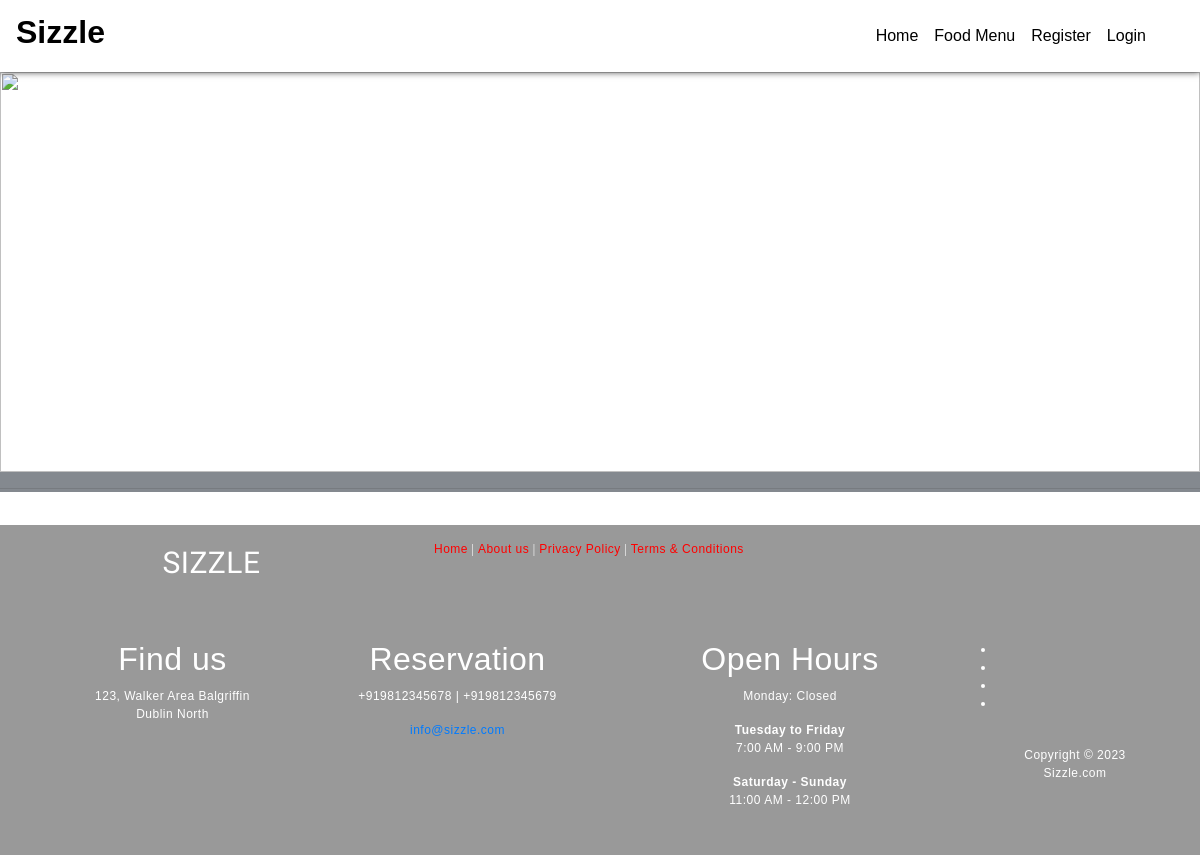
The app's page /allfood, older data.
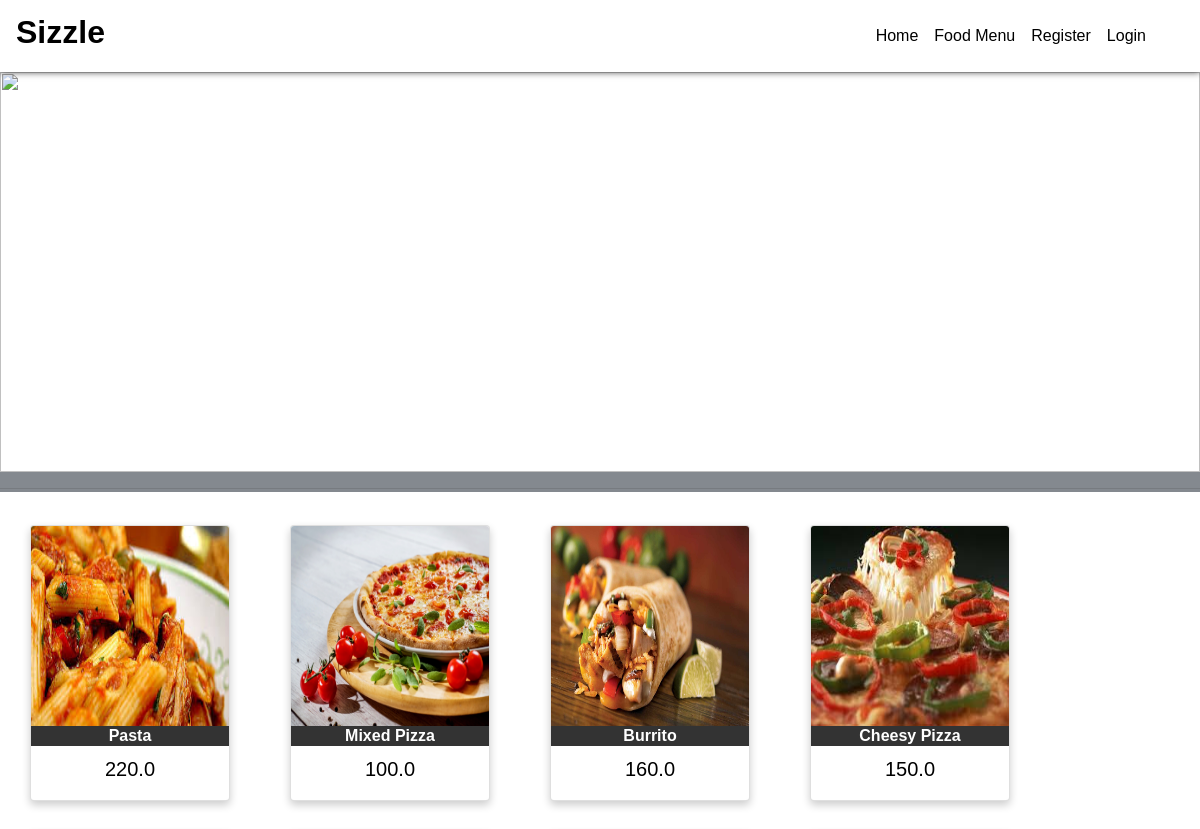
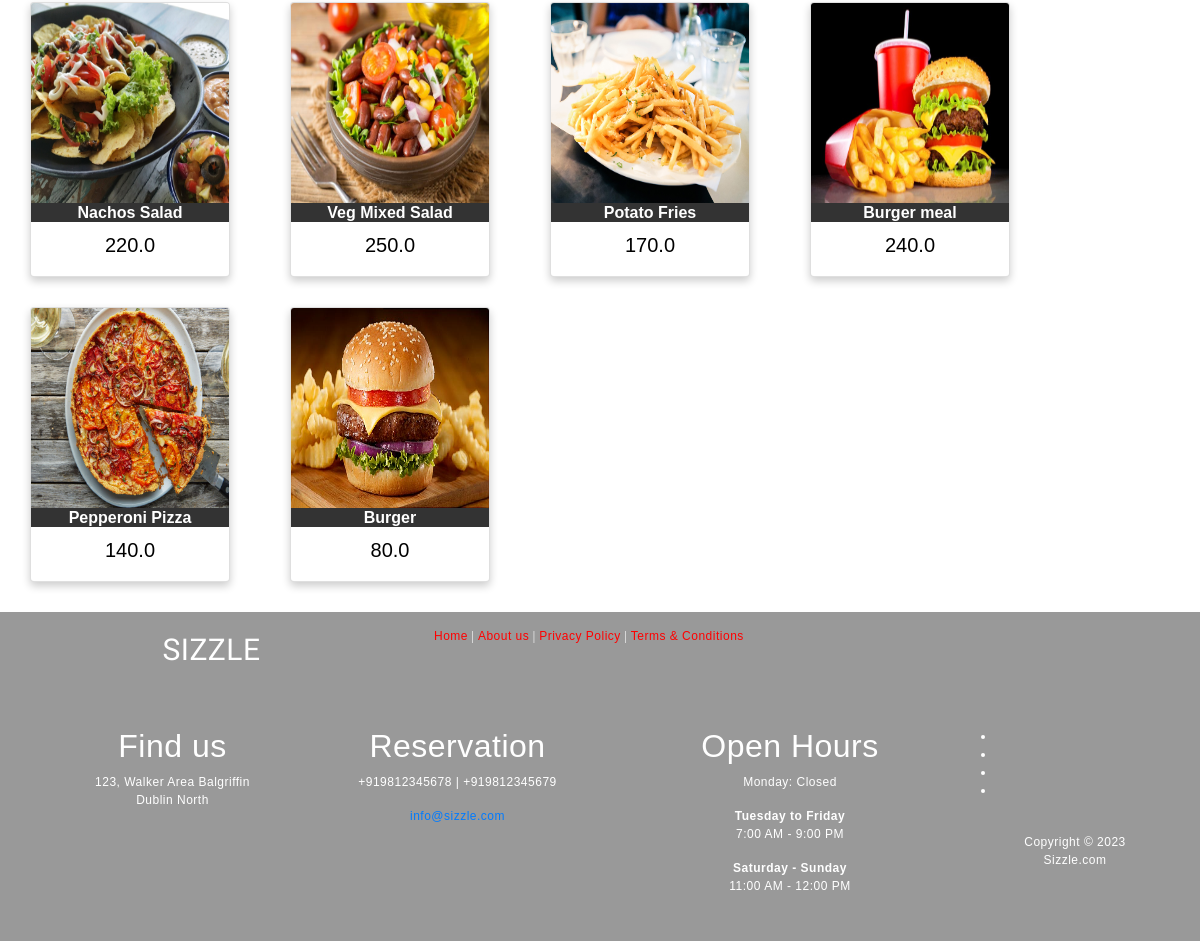
The same page, newer data (2 pictures, top to bottom).
### Foodapp/models.py (models this page shows)
class Food(models.Model):
    FoodId = models.AutoField(primary_key=True)
    FoodName = models.CharField(max_length=30)
    FoodCat = models.CharField(max_length=30)
    FoodPrice = models.FloatField(max_length=15)
    FoodImage = models.ImageField(upload_to='media', default='')
    class Meta:
        db_table = "FP_Food"

### Foodapp/views.py (the view)
# urls.py: path('allfood', views.showfood),
def showfood(request):
    foods = Food.objects.all()
    return render(request, 'foodlist.html', {'foodlist': foods})

### Templates/Foodapp/foodlist.html (shortened to what this page needs)
<!DOCTYPE html>
<html lang="en" dir="ltr">
  <head>
	{% load static %}
    <link rel="stylesheet" type="text/css" href="{% static 'css/imperial_style.css' %}">
    <link rel="stylesheet" type="text/css" href="{% static 'css/master.css' %}">
    <link rel="stylesheet" href="path/to/font-awesome/css/font-awesome.min.css">
    <link rel="stylesheet" href="https://use.fontawesome.com/releases/v5.7.2/css/all.css">
    <link rel="stylesheet" href="https://use.fontawesome.com/releases/v5.3.1/css/all.css">
    <link rel="stylesheet" href="https://stackpath.bootstrapcdn.com/bootstrap/4.4.1/css/bootstrap.min.css">
  </head>
  <body style="background-image: none;">
    <nav class="navbar navbar-expand-lg navbar-light" style="width:100%;background-image: linear-gradient(180deg,#FFF,#FFF);box-shadow: 0px 0px 7px 0px #404040;">
      <a class="navbar-brand" href="/"><h2 style="color:black;font-family:sans-serif;font-weight:bolder;"><b>Sizzle</b></h2></a>
      <div class="collapse navbar-collapse" id="navbarSupportedContent">
        <ul class="navbar-nav" style="margin-left:auto!important;margin-right:30px;">
          <li class="nav-item active">
            <a class="nav-link" id="nav-link" href="home">Home <span class="sr-only">(current)</span></a>
          </li>
          <li class="nav-item active">
            <a class="nav-link" id="nav-link" href="allfood">Food Menu <span class="sr-only">(current)</span></a>
          </li>
          {% if request.session.CustId is None and request.session.AdminId is None %}
          <li class="nav-item active">
            <a class="nav-link" id="nav-link" href="addcustomer">Register <span class="sr-only">(current)</span></a>
          </li>
          {% endif %}
          {% if request.session.CustId is None and request.session.AdminId is None %}
          <li class="nav-item active">
            <a class="nav-link" id="nav-link" href="login">Login <span class="sr-only">(current)</span></a>
          </li>
          {% endif %}
        </ul>
      </div>
    </nav>
    <main style="width:100%;margin-top: 0;margin-bottom: 10px;background-color:#FFF;>
      <div class="" style="max-width:100%;padding-top:20px;padding-bottom:20px;">
        <img class="mySlides" src="{% static 'images/slider2.jpg' %}" height="400px" style="width:100%">
        <div class="" style="position:static;">
		<hr />
          {% for f in foodlist %}
          <div class="card">
          <img src="{{f.FoodImage.url}}" alt="" style="height: 200px;width:100%;">
          <h1>{{f.FoodName}}</h1>
          <p class="price">{{f.FoodPrice}}</p>
          </div>
          {% endfor %}
        </div>
    </main>
    <footer id="footer" data-stellar-background-ratio="0.5" style="background-color:#999999">
        <div class="container">
            <div class="foot-con">
                <div class="fo-cont-1">
                    SIZZLE
                </div>
                <div class="fo-cont-2">
                    <a class="ext-link" href="#">Home</a> |
                    <a class="ext-link" href="#">About us</a> |
                    <a class="ext-link" href="#">Privacy Policy</a> |
                    <a class="ext-link" href="#">Terms & Conditions</a>
                </div>
            </div>
            <div class="row">
                <div class="col-md-3 col-sm-8">
                    <div class="footer-info">
                        <div class="section-title">
                            <h2 class="wow fadeInUp" data-wow-delay="0.2s">Find us</h2>
                        </div>
                        <address class="wow fadeInUp" data-wow-delay="0.4s">
                            <p>123, Walker Area Balgriffin<br>Dublin North</p>
                        </address>
                    </div>
                </div>
                <div class="col-md-3 col-sm-8">
                    <div class="footer-info">
                        <div class="section-title">
                            <h2 class="wow fadeInUp" data-wow-delay="0.2s">Reservation</h2>
                        </div>
                        <address class="wow fadeInUp" data-wow-delay="0.4s">
                            <p>+919812345678 | +919812345679</p>
                            <p><a href="mailto:cmdzinc@gmail.com">info@sizzle.com</a></p>
                        </address>
                    </div>
                </div>
                <div class="col-md-4 col-sm-8">
                    <div class="footer-info footer-open-hour">
                        <div class="section-title">
                            <h2 class="wow fadeInUp" data-wow-delay="0.2s">Open Hours</h2>
                        </div>
                        <div class="wow fadeInUp" data-wow-delay="0.4s">
                            <p>Monday: Closed</p>
                            <div>
                                <strong>Tuesday to Friday</strong>
                                <p>7:00 AM - 9:00 PM</p>
                            </div>
                            <div>
                                <strong>Saturday - Sunday</strong>
                                <p>11:00 AM - 12:00 PM</p>
                            </div>
                        </div>
                    </div>
                </div>
                <div class="col-md-2 col-sm-4">
                    <ul class="wow fadeInUp social-icon" data-wow-delay="0.4s">
                        <li><a href="#" class="fa fa-facebook-square" attr="facebook icon"></a></li>
                        <li><a href="#" class="fa fa-twitter"></a></li>
                        <li><a href="#" class="fa fa-instagram"></a></li>
                        <li><a href="#" class="fa fa-google"></a></li>
                    </ul>
                    <div class="wow fadeInUp copyright-text" data-wow-delay="0.8s">
                        <p><br>Copyright &copy; 2023 <br>Sizzle.com
                    </div>
                </div>
            </div>
        </div>
    </footer>
  </body>
</html>

### Foodapp/static/css/imperial_style.css (style rules this page uses)
* { margin: 0; padding: 0; font-family: sans-serif; box-sizing: border-box; text-decoration: none; }
a { color: red; }
body { background-image: url("/static/images/white.jpg"); }
#nav-link { font-family: sans-serif; font-weight: 400; color:black; }
.card { float:left; box-shadow: 0 4px 8px 0 rgba(0, 0, 0, 0.2); width: 200px; max-width: 200px; margin: auto; margin-left: 2.5%; margin-right: 2.5%; margin-top: 20px; margin-bottom: 10px; text-align: center; font-family: arial; position: inherit; overflow: hidden; border: 1px solid black; }
.card h1 { font-size: 100%; font-weight: bolder; color: #FFF; background: #333; }
.price { color: black; font-size: 20px; }
.mySlides { height: 400px; width: 100%; box-shadow:0 0 0px 20px rgba(10, 21, 33, 0.5); }
footer { margin-top: 10px; padding-top: 15px; padding-bottom: 30px; background-color: #232323; color: white; font-family: sans-serif; font-size:12px; font-weight: normal; letter-spacing: 0.5px; text-align: center; flex-shrink: 0; }
.foot-con { width: 100%; height: 100px; overflow: hidden; }
.fo-cont-1 { width:30%; float: left; text-align: center; font-size: 30px; font-weight: normal; color: ; font-family: 'Bevan', cursive; overflow: hidden; }
.fo-cont-2 { width:38%; float: left; font-size: 12px; text-align: center; font-weight: normal; color: ; font-family: 'Ultra', serif; overflow: hidden; }

### Foodapp/static/css/master.css (style rules this page uses)
* { margin: 0; padding: 0; font-family: sans-serif; box-sizing: border-box; text-decoration: none; }
body { background-image: url("/static/images/mainscreen4.jpg"); height: 100vh; max-width: 100%; background-size: cover; background-repeat: no-repeat; background-attachment: fixed; background-position: 50% 100%; display: grid; grid-template-rows: 1fr auto; }
main { margin-top: 50px; flex: 1 0 auto; }
footer { margin-top: 10px; padding-top: 15px; padding-bottom: 30px; background-color: #232323; color: white; font-family: sans-serif; font-size:12px; font-weight: normal; letter-spacing: 0.5px; text-align: center; flex-shrink: 0; }
.ext-link { color: red; }
.foot-con { width: 100%; height: 100px; overflow: hidden; }
.fo-cont-1 { width:30%; float: left; text-align: center; font-size: 30px; font-weight: normal; color: ; font-family: 'Bevan', cursive; overflow: hidden; }
.fo-cont-2 { width:38%; float: left; font-size: 12px; text-align: center; font-weight: normal; color: ; font-family: 'Ultra', serif; overflow: hidden; }

### Templates/Foodapp/foodlist.html (style rules this page uses)
.mySlides { display:none; }

Row changes from the older to the newer data that the page shows:
added Food: FoodImage (picture), FoodName "Pasta", FoodPrice "220.0"
added Food: FoodImage (picture), FoodName "Mixed Pizza", FoodPrice "100.0"
added Food: FoodImage (picture), FoodName "Burrito", FoodPrice "160.0"
added Food: FoodImage (picture), FoodName "Cheesy Pizza", FoodPrice "150.0"
added Food: FoodImage (picture), FoodName "Nachos Salad", FoodPrice "220.0"
added Food: FoodImage (picture), FoodName "Veg Mixed Salad", FoodPrice "250.0"
added Food: FoodImage (picture), FoodName "Potato Fries", FoodPrice "170.0"
added Food: FoodImage (picture), FoodName "Burger meal", FoodPrice "240.0"
added Food: FoodImage (picture), FoodName "Pepperoni Pizza", FoodPrice "140.0"
added Food: FoodImage (picture), FoodName "Burger", FoodPrice "80.0"
